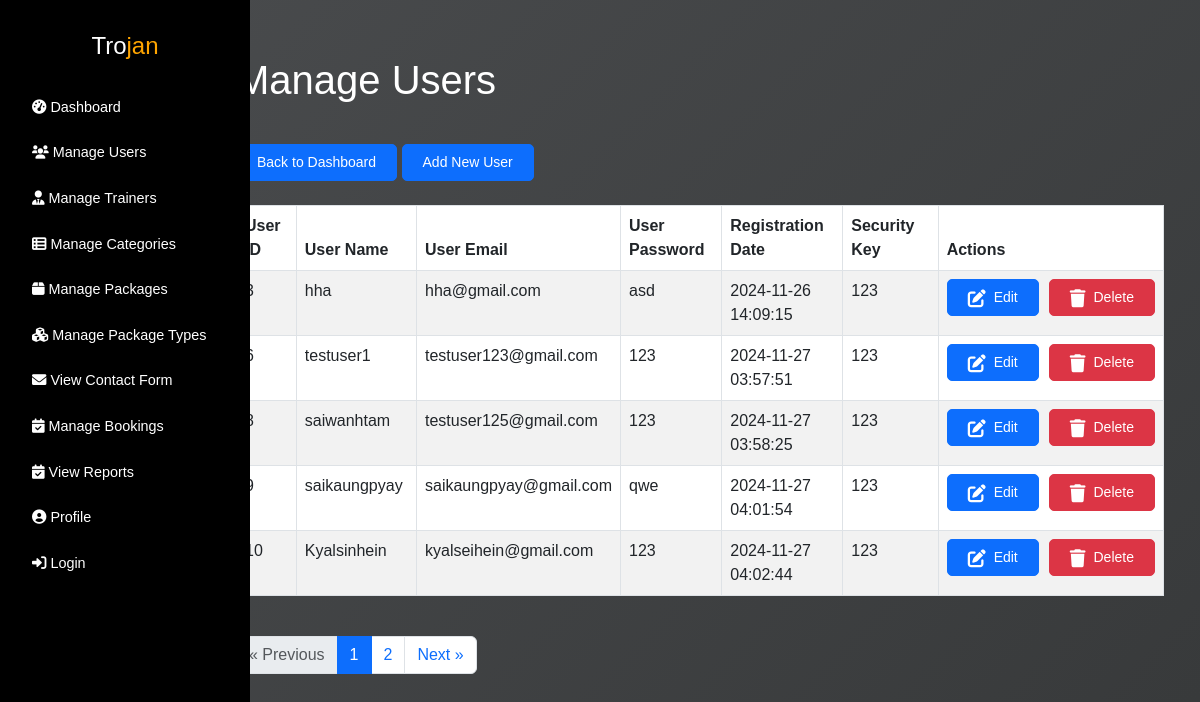
Page /viewusers on the committed database.
### tables this page shows
CREATE TABLE "users" (
	"userid"	INTEGER,
	"username"	VARCHAR(255) NOT NULL,
	"useremail"	VARCHAR(255) NOT NULL UNIQUE,
	"userpassword"	VARCHAR(255) NOT NULL,
	"userprofile_photo"	VARCHAR(255) DEFAULT NULL,
	"security_key"	VARCHAR(255),
	"registration_date"	DATETIME,
	PRIMARY KEY("userid" AUTOINCREMENT)
);

### app.py (the view)
@app.route("/viewusers")
def viewusers():
    adminid = session.get('adminid')
    page = request.args.get('page', 1, type=int)  # Default page is 1
    rows_per_page = 5  # Number of rows to display per page
    offset = (page - 1) * rows_per_page  # Calculate the offset
    connection = sqlite3.connect("Trojan.db")
    connection.row_factory = sqlite3.Row
    cursor = connection.cursor()
    cursor.execute("SELECT COUNT(*) FROM users")
    total_users = cursor.fetchone()[0]
    cursor.execute(
        """
        SELECT userid, username, useremail, userpassword,
               security_key, registration_date, userprofile_photo
        FROM users
        LIMIT ? OFFSET ?
        """,
        (rows_per_page, offset)
    )
    users = cursor.fetchall()
    connection.close()
    total_pages = (total_users + rows_per_page - 1) // rows_per_page  # Calculate total pages
    start_page = max(1, page - 1)
    end_page = min(total_pages, page + 1)
    page_range = list(range(start_page, end_page + 1))
    return render_template(
        "manageusers.html",
        users=users,
        adminid=adminid,
        current_page=page,
        total_pages=total_pages,
        page_range=page_range
    )

### templates/manageusers.html (shortened to what this page needs)
{% extends "layout.html" %}
{% block content %}
<div class="container mt-4">
  <h1 class="mb-4" style="color: white">Manage Users</h1>
  <a
    href="{{ url_for('admindashboard') }}"
    class="btn btn-primary mt-3 user-action-btn"
    >Back to Dashboard</a
  >
  <a
    href="{{ url_for('adduser') }}"
    class="btn btn-primary mt-3 user-action-btn"
    >Add New User</a
  >
  <br /><br />
  {% if users %}
  <div class="table-responsive" style="overflow-x: auto">
    <table class="table table-bordered table-striped">
      <thead class="thead-dark">
        <tr>
          <th style="width: 100px">User ID</th>
          <th style="width: 150px">User Name</th>
          <th style="width: 200px">User Email</th>
          <th style="width: 150px">User Password</th>
          <th style="width: 180px">Registration Date</th>
          <th style="width: 180px">Security Key</th>
          <th style="width: 150px">Actions</th>
        </tr>
      </thead>
      <tbody>
        {% for user in users %}
        <tr>
          <td>{{ user['userid'] }}</td>
          <td>{{ user['username'] }}</td>
          <td>{{ user['useremail'] }}</td>
          <td>{{ user['userpassword'] }}</td>
          <td>{{ user['registration_date'] or 'N/A' }}</td>
          <td>{{ user['security_key'] or 'N/A' }}</td>
          <td>
            <div style="display: flex; gap: 10px">
              <a
                href="{{ url_for('edituser', userid=user['userid']) }}"
                class="btn btn-primary btn-sm user-action-btn"
              >
                <i
                  class="fas fa-edit"
                  style="font-size: 18px; margin-right: 8px"
                ></i
                ><span> Edit</span>
              </a>
              <form
                action="{{ url_for('deleteuser', userid=user['userid']) }}"
                method="post"
                style="display: inline"
              >
                <button
                  type="submit"
                  class="btn btn-danger btn-sm user-action-btn"
                  onclick="return confirm('Are you sure you want to delete this user?');"
                >
                  <i
                    class="fas fa-trash"
                    style="font-size: 18px; margin-right: 8px"
                  ></i
                  ><span> Delete</span>
                </button>
              </form>
            </div>
          </td>
        </tr>
        {% endfor %}
      </tbody>
    </table>
  </div>
  <div class="pagination mt-4">
    {% if total_pages > 1 %}
    <nav aria-label="Page navigation">
      <ul class="pagination justify-content-center">
        <li class="page-item {% if current_page == 1 %}disabled{% endif %}">
          <a
            class="page-link"
            href="{{ url_for('viewusers', page=current_page - 1) }}"
            aria-label="Previous"
          >
            <span aria-hidden="true">&laquo; Previous</span>
          </a>
        </li>
        {% for page_num in page_range %}
        <li
          class="page-item {% if page_num == current_page %}active{% endif %}"
        >
          <a class="page-link" href="{{ url_for('viewusers', page=page_num) }}">
            {{ page_num }}
          </a>
        </li>
        {% endfor %}
        <li
          class="page-item {% if current_page == total_pages %}disabled{% endif %}"
        >
          <a
            class="page-link"
            href="{{ url_for('viewusers', page=current_page + 1) }}"
            aria-label="Next"
          >
            <span aria-hidden="true">Next &raquo;</span>
          </a>
        </li>
      </ul>
    </nav>
    {% endif %}
  </div>
  {% else %}
  <p class="text-white">No users found.</p>
  {% endif %}
</div>
{% endblock %}

### static/css/layout.css (style rules this page uses)
body { font-family: Arial, sans-serif; margin: 0; background: linear-gradient(135deg, #4a4c4e 0%, #37393a 100%) no-repeat center center fixed; }

### templates/manageusers.html (style rules this page uses)
.user-action-btn { border-radius: 5px; padding: 7px 20px; font-size: 14px; display: inline-flex; align-items: center; }
.user-action-btn i { font-size: 18px; margin-right: 8px; }
.user-action-btn span { font-size: 14px; }

### rows in the picture
users: username "hha", useremail "hha@gmail.com", userpassword "asd", registration_date "2024-11-26 14:09:15", security_key "123"
users: username "testuser1", useremail "testuser123@gmail.com", userpassword "123", registration_date "2024-11-27 03:57:51", security_key "123"
users: username "saiwanhtam", useremail "testuser125@gmail.com", userpassword "123", registration_date "2024-11-27 03:58:25", security_key "123"
users: username "saikaungpyay", useremail "saikaungpyay@gmail.com", userpassword "qwe", registration_date "2024-11-27 04:01:54", security_key "123"
users: userid "10", username "Kyalsinhein", useremail "kyalseihein@gmail.com", userpassword "123", registration_date "2024-11-27 04:02:44", security_key "123"

### other values in the picture
{{ page_num }} "1" "2"
